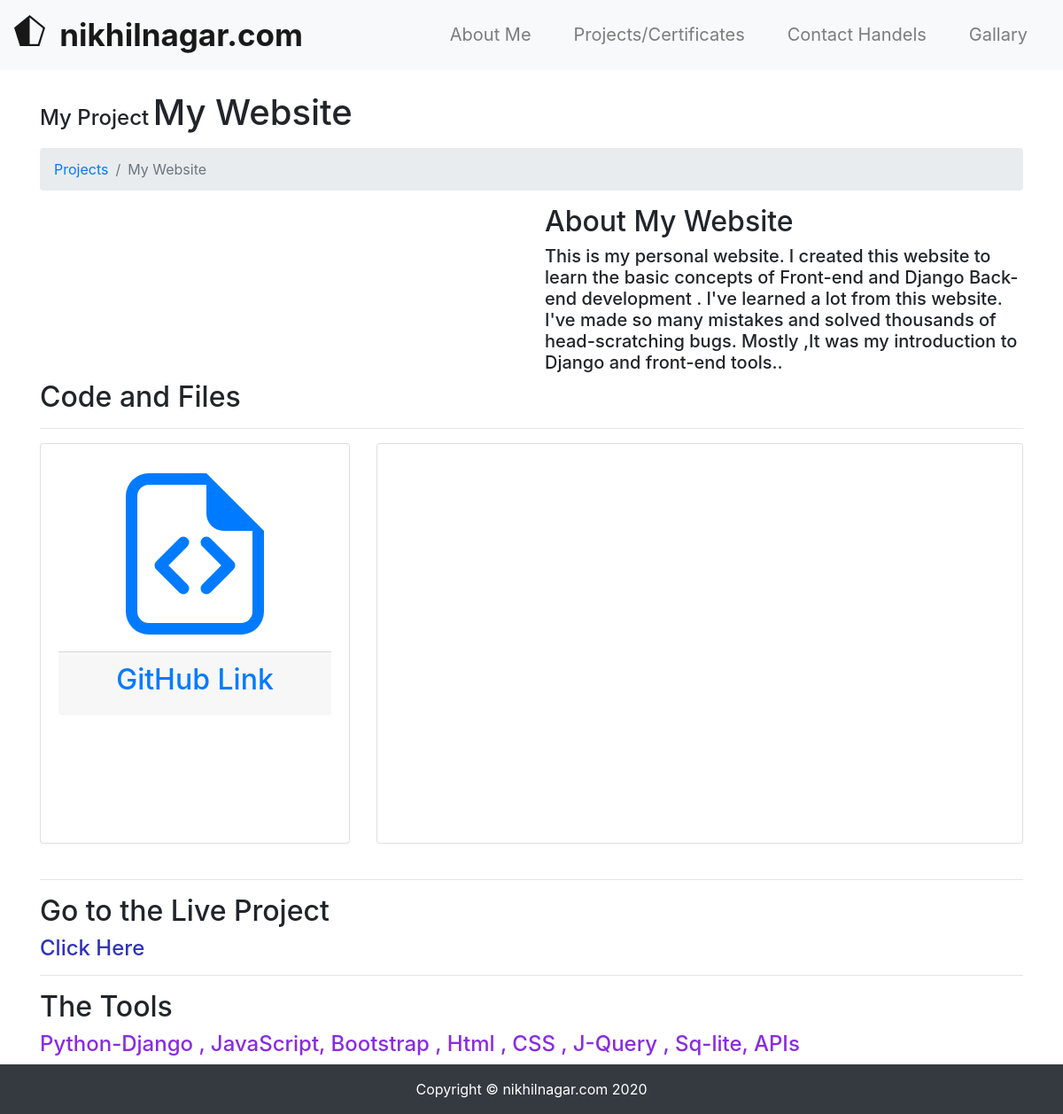
/portfolio/projects/30/, run on the app's committed database.
### portfolio/models.py (models this page shows, shortened)
class Project(models.Model):
    name = models.CharField(max_length=70)
    description = models.CharField(max_length=10000, blank=True)
    githublink = models.URLField(max_length=1000, blank=True)
    videolink = models.URLField(max_length=1000, blank=True)
    image = models.ImageField(
        upload_to='projectimages', blank=True, default="projectimages/defaultproject.jpg")
    technologystack = models.CharField(max_length=5000, blank=True)
    projectlink = models.URLField(max_length=1000, blank=True)

### portfolio/views.py (the view)
# urls.py: path('projects/<pk>/', views.ProjectDetailView.as_view(), name='projectdetail'),
class ProjectDetailView(DetailView):
	model = models.Project

### portfolio/templates/portfolio/project_detail.html (shortened to what this page needs)
{% extends "portfolio/base.html" %}
{% load static %}
{% block content %}
<div class="container">
      <div class="h4 " style="display: inline-block;">My Project </div>
 <h1 class="mt-4 mb-3" style="display: inline-block;" >{{ object.name }}
    </h1>
    <ol class="breadcrumb">
      <li class="breadcrumb-item">
        <a href="{% url 'portfolio:projects' %}">Projects</a>
      </li>
      <li class="breadcrumb-item active">{{object.name}}</li>
    </ol>
    <div class="row">
      <div class="col-lg-6">
      </div>
      <div class="col-lg-6">
        <h2>About {{object.name}}</h2>
        <h5>{{ object.description }}</h5>
      </div>
    </div>
    <h2>Code and Files</h2>
    <hr>
    <div class="row">
      <div class="col-lg-4 mb-4">
        <div class="card h-100 text-center">
         <a href="{{object.githublink}}">
          <div class="card-body">
<div class="card-footer" >
	<h2>GitHub Link</h2>
</div>
</a>
          </div>
        </div>
      </div>
      <div class="col-lg-8 mb-4">
        <div class="card h-100 text-center">
          <iframe width="750" height="450" src="{{ object.videolink }}" frameborder="0" allow="accelerometer; autoplay; gyroscope; picture-in-picture" allowfullscreen></iframe>
        </div>
      </div>
    </div>
<hr>
    <h2>Go to the Live Project </h2>
    <a style="color:rgb(48, 51, 184);" class="h4" href="{{ object.projectlink }}">Click Here</a>
    <hr>
    <h2>The Tools </h2>
    <h4 style="color: blueviolet;">{{object.technologystack}}</h4>
  </div>
{% endblock content  %}

### data on the page
Project: name "My Website", description "This is my personal website. I created this website to learn the basic concepts of Front-end and Django Back-end development . I've learned a lot from this website. I've made so many mistakes and solved thousands of head-scratching bugs. Mostly ,It was my introduction to Django and front-end tools..", technologystack "Python-Django , JavaScript, Bootstrap , Html , CSS , J-Query , Sq-lite, APIs"
